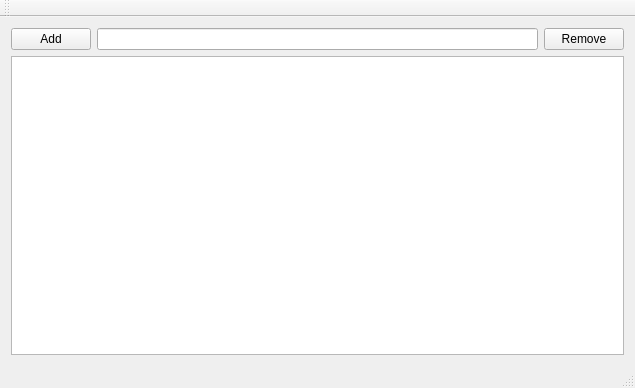
<?xml version="1.0" encoding="UTF-8"?>
<ui version="4.0">
 <class>MainWindow</class>
 <widget class="QMainWindow" name="MainWindow">
  <property name="geometry">
   <rect>
    <x>0</x>
    <y>0</y>
    <width>635</width>
    <height>388</height>
   </rect>
  </property>
  <property name="windowTitle">
   <string>MainWindow</string>
  </property>
  <widget class="QWidget" name="centralWidget">
   <layout class="QVBoxLayout" name="verticalLayout">
    <item>
     <layout class="QHBoxLayout" name="horizontalLayout">
      <item>
       <widget class="QPushButton" name="pushButton_Add">
        <property name="text">
         <string>Add</string>
        </property>
       </widget>
      </item>
      <item>
       <widget class="QLineEdit" name="lineEdit"/>
      </item>
      <item>
       <widget class="QPushButton" name="pushButton_Remove">
        <property name="text">
         <string>Remove</string>
        </property>
       </widget>
      </item>
     </layout>
    </item>
    <item>
     <layout class="QHBoxLayout" name="horizontalLayout_2">
      <item>
       <widget class="QTableView" name="tableView"/>
      </item>
     </layout>
    </item>
   </layout>
  </widget>
  <widget class="QMenuBar" name="menuBar">
   <property name="geometry">
    <rect>
     <x>0</x>
     <y>0</y>
     <width>635</width>
     <height>21</height>
    </rect>
   </property>
  </widget>
  <widget class="QToolBar" name="mainToolBar">
   <attribute name="toolBarArea">
    <enum>TopToolBarArea</enum>
   </attribute>
   <attribute name="toolBarBreak">
    <bool>false</bool>
   </attribute>
  </widget>
  <widget class="QStatusBar" name="statusBar"/>
 </widget>
 <layoutdefault spacing="6" margin="11"/>
 <resources/>
 <connections/>
</ui>
